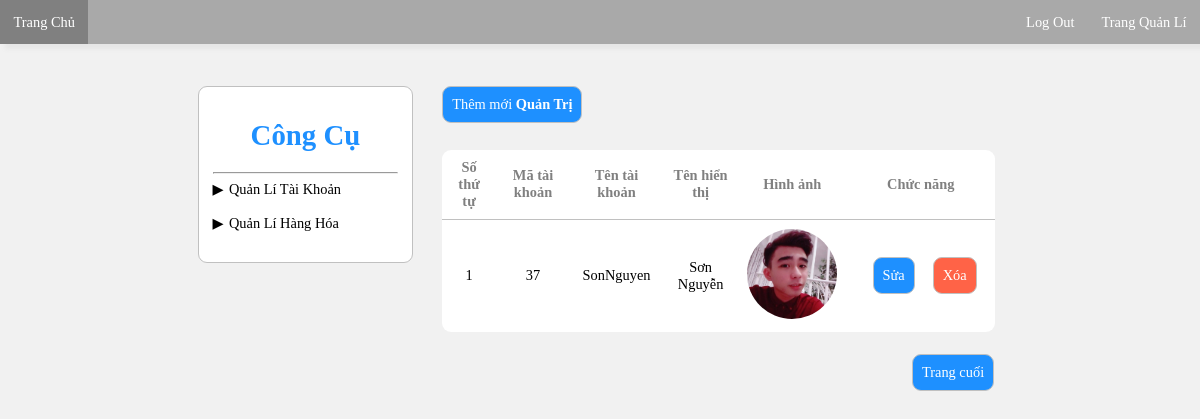
Page /index.php?page=TrangQuanLi&quanli=QuanTri&index=1 (signed in) on the committed database.
### tables this page shows
CREATE TABLE `quantri` (
  `ID` int(11) NOT NULL,
  `TenTaiKhoan` varchar(100) NOT NULL,
  `MatKhau` varchar(50) NOT NULL,
  `TenHienThi` varchar(150) NOT NULL,
  `DuongDanAnh` varchar(300) NOT NULL DEFAULT 'public/images/default-images/no-image.png',
  `KieuTaiKhoan` varchar(10) NOT NULL DEFAULT 'admin'
);

### database/KetNoiQuanTri.php (called while the page is built, shortened)
<?php
    class databaseQuanTri{
        public function databaseQuanTri(){
            try {
                $this->connect = new PDO('mysql:host=localhost;dbname=BanHang;charset=utf8','root','');
            } catch (Throwable $th) {
                echo "Loi ket noi co so du lieu";
                $this->connect = null;
            }
        }
    }
?>

### modal/QuanTriClass.php (called while the page is built, shortened)
<?php
    class QuanTriClass extends databaseQuanTri{
        public function LayTatCaTaiKhoanQuanTri(){
            $taiKhoan = $this->connect->prepare('Select * from quantri');
            $taiKhoan->setFetchMode(PDO::FETCH_OBJ);
            $taiKhoan->execute();
            $listTaiKhoan = $taiKhoan->fetchAll();
            return $listTaiKhoan;
        }
    }
?>

### view/component/quan-tri/index.php (the view, shortened to what this page needs)
<?php
    if(isset($_GET["index"])){
        $tab = $_GET['index'];
    }
?>
<div class="col-7">
    <div class="row">
        <div class="col-10 justify-content-start">
            <div class="btn btn-primary" onclick="document.getElementById('ThemTaiKhoanQuamTri').style.display='block'">Thêm mới <strong>Quản Trị</strong></div>
        </div>
        <div class="col-10 w-100">
            <table class="bg-white">
                <tr class="text-dark">
                    <th>Số thứ tự</th>
                    <th>Mã tài khoản</th>
                    <th>Tên tài khoản</th>
                    <th>Tên hiển thị</th>
                    <th>Hình ảnh</th>
                    <th>Chức năng</th>
                </tr>
                <?php
                    require 'modal/QuanTriClass.php';
                    $stt = 1;
                    $pagesTable = 1;
                    $quanTri = new QuanTriClass();
                    $thongTins = $quanTri->LayTatCaTaiKhoanQuanTri();
                    foreach($thongTins as $thongTin){
                        if($pagesTable == $tab){
                ?>
                            <tr>
                                <td><?php echo $stt++ ?></td>
                                <td><?php echo $thongTin->ID ;?></td>
                                <td><?php echo $thongTin->TenTaiKhoan ;?></td>
                                <td><?php echo $thongTin->TenHienThi ;?></td>
                                <td>
                                    <img class="bd-100" width="100px" height="100px" src="<?php echo $thongTin->DuongDanAnh?>" alt="Không thể hiển thị">
                                </td>
                                <td>
                                    <div class="col-10">
                                        <div class="btn btn-primary" onclick="SuaTaiKhoan('<?php echo $thongTin->ID;?>', '<?php echo $thongTin->TenTaiKhoan;?>','<?php echo $thongTin->MatKhau;?>','<?php echo $thongTin->TenHienThi;?>','<?php echo $thongTin->DuongDanAnh;?>')">Sửa</div>
                                        <div class="btn btn-danger" onclick="XoaTaiKhoan('<?php echo $thongTin->ID;?>', '<?php echo $thongTin->TenTaiKhoan;?>')">Xóa</div>
                                    </div>
                                </td>
                            </tr>
                <?php
                        }
                ?>
                <?php
                    }
                ?>
            </table>
        </div>
        <div class="col-10 PhanTrang mt-1 bd-10 justify-content-end">
                <a href = "./index.php?page=TrangQuanLi&quanli=QuanTri&index=<?php echo $pagesTable++ ?>" class="PhanTrangQuanTri btn btn-primary">Trang cuối</a>
        </div>
    </div>
</div>

### public/css/style.css (style rules this page uses)
* { cursor:url('../images/default-images/cursor.png'), auto; }
body { margin: 0;background-color: #f1f1f1;zoom: 90% }
.col-10 { width: 99%; float: left; display: block; display: flex; justify-content: center; margin: 5px; }
.col-7 { width: 68%; float: left; display: block; display: flex; justify-content: center; margin: 5px; }
.row { display: block; }
.bg-white { background-color: white; }
.text-dark { color: Gray; }
.justify-content-end { justify-content: flex-end; }
.justify-content-start { justify-content: flex-start; }
.btn { background-color: #f1f1f1; width: auto; height: auto; padding: 10px; border: 1px solid silver; border-radius: 10px; margin: 10px; }
.btn-danger { background-color: tomato;color: white; }
.btn-primary { background-color: DodgerBlue;color: white; }
table { width: 100%; text-align: center; margin: 10px; border-radius: 10px; }
table, th, td { border-collapse: collapse; border-spacing: 0px; }
table th { border-bottom: 2px solid silver; padding: 10px; }
table td { padding: 10px }
.bd-100 { border-radius: 100px; }
.bd-10 { border-radius: 10px; }
.w-100 { width: 100%; }

### public/css/modalThemNguoiDung.css (style rules this page uses)
body { background-color: #f1f1f1; }

### public/css/phanTrang.css (style rules this page uses)
a.PhanTrangQuanTri { text-decoration: none; margin: 5px; }

### rows in the picture
quantri: ID "37", TenTaiKhoan "SonNguyen", TenHienThi "Sơn Nguyễn", DuongDanAnh (picture)
